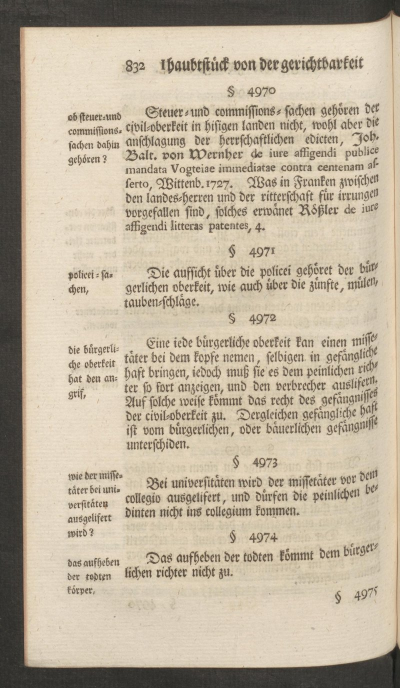
#> input picture tests/resources/estor_rechtsgelehrsamkeit02_1758_0880_800px.jpg, 800 x 1376 px (shown at 1/2 size); its folder holds only this picture in this run
$ python -i utils.py   (imports and definitions only)
#> lines starting #> are read from the running program, lines starting #| are printed output that depends on the picture; after the words box and inside, x2 and y2 are one past the last pixel; in counts of white or black regions, pixels touching at a corner belong together
#> further down, picture is the input picture: shape (1376, 800, 3); mean B, G, R 157.4, 177.7, 190.3
import os
import cv2
import numpy as np
import seaborn as sns
from scipy.ndimage.interpolation import map_coordinates
from scipy.ndimage.filters import gaussian_filter
import random
from tqdm import tqdm
import imutils
import math
from tensorflow.keras.utils import to_categorical
from PIL import Image, ImageEnhance


# [323 lines left out: functions return_shuffled_channels, return_binary_image_with_red_textlines, return_binary_image_with_given_rgb_background, return_binary_image_with_given_rgb_background_and_given_foreground_rgb, return_binary_image_with_given_rgb_background_red_textlines, return_image_with_red_elements and 12 more, not called in this run]


def resize_image(seg_in, input_height, input_width):
    return cv2.resize(seg_in, (input_width, input_height), interpolation=cv2.INTER_NEAREST)


# [87 lines left out: functions get_one_hot, IoU, generate_arrays_from_folder_reading_order, data_gen, not called in this run]


def otsu_copy(img):
    img_r = np.zeros(img.shape)
    img1 = img[:, :, 0]
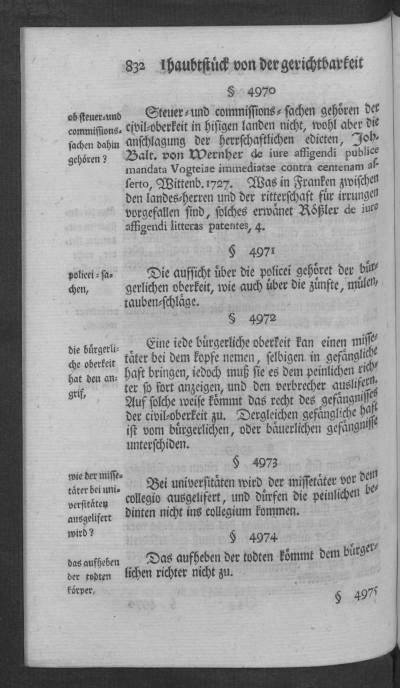
#> img1: shape (1376, 800) (shown at 1/2 size); min 13, max 213, mean 157.4
    img2 = img[:, :, 1]
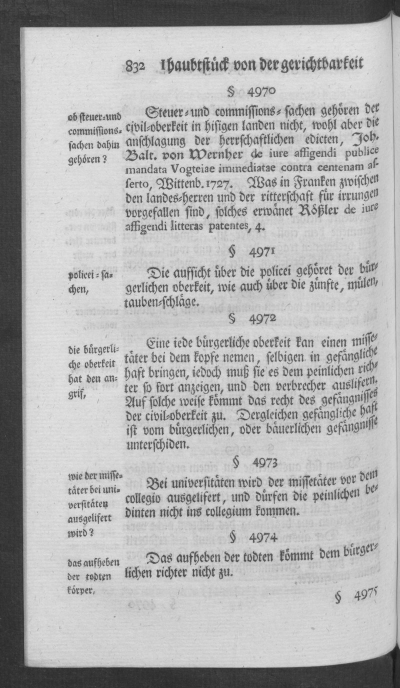
#> img2: shape (1376, 800) (shown at 1/2 size); min 18, max 235, mean 177.7
    img3 = img[:, :, 2]
    _, threshold1 = cv2.threshold(img1, 0, 255, cv2.THRESH_BINARY + cv2.THRESH_OTSU)
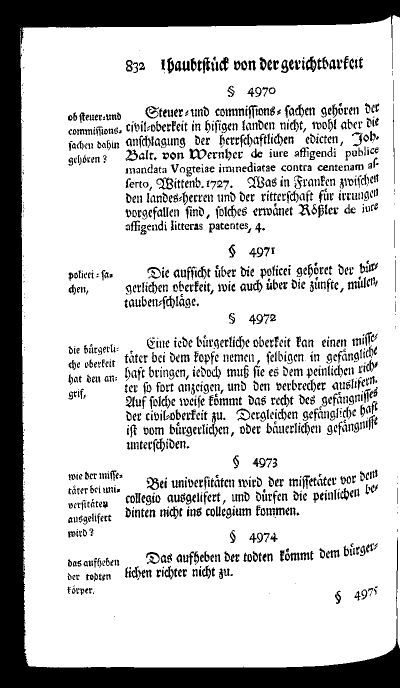
#> threshold1: shape (1376, 800) (shown at 1/2 size); 79.4% white; 1532 black regions (302 under 20 px), largest, box (x1, y1, x2, y2) and area: (0, 0, 800, 1376) 135316, (379, 297, 413, 320) 331, (611, 113, 633, 144) 323
    _, threshold2 = cv2.threshold(img2, 0, 255, cv2.THRESH_BINARY + cv2.THRESH_OTSU)
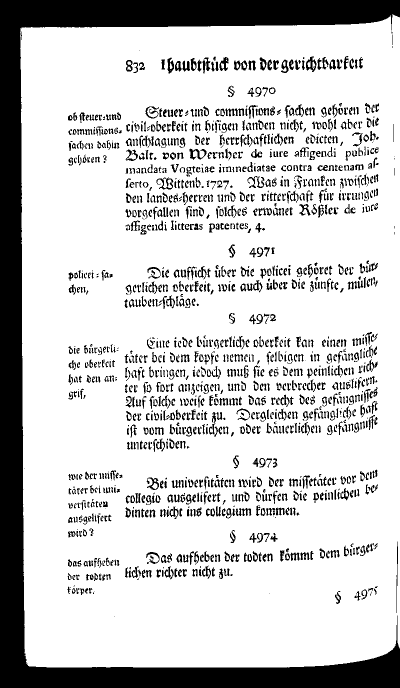
#> threshold2: shape (1376, 800) (shown at 1/2 size); 79.9% white; 1516 black regions (263 under 20 px), largest, box (x1, y1, x2, y2) and area: (0, 0, 800, 1376) 134404, (379, 297, 413, 320) 320, (612, 113, 633, 144) 314
    _, threshold3 = cv2.threshold(img3, 0, 255, cv2.THRESH_BINARY + cv2.THRESH_OTSU)
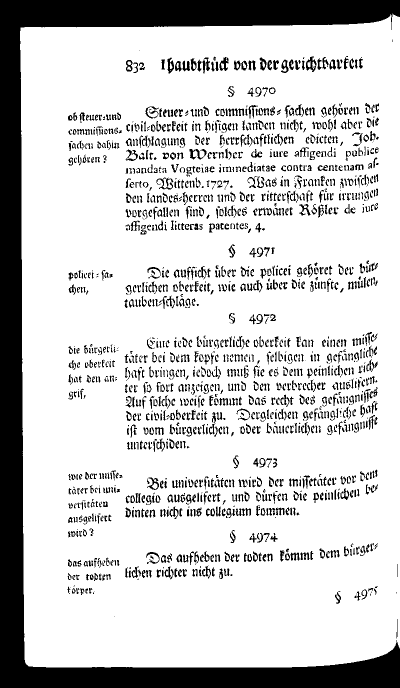
#> threshold3: shape (1376, 800) (shown at 1/2 size); 80.5% white; 1638 black regions (326 under 20 px), largest, box (x1, y1, x2, y2) and area: (0, 0, 800, 1376) 133723, (612, 113, 633, 144) 308, (379, 298, 413, 319) 307
    img_r[:, :, 0] = threshold1
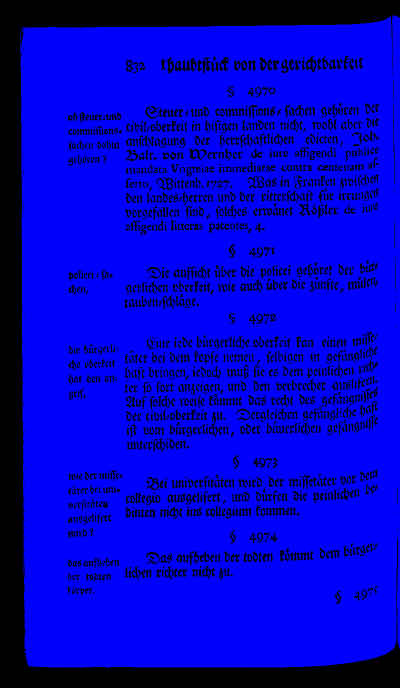
#> img_r: shape (1376, 800, 3) float64 (shown at 1/2 size); mean of channels 0, 1, 2 202.4, 0, 0; drawn as B, G, R
    img_r[:, :, 1] = threshold1
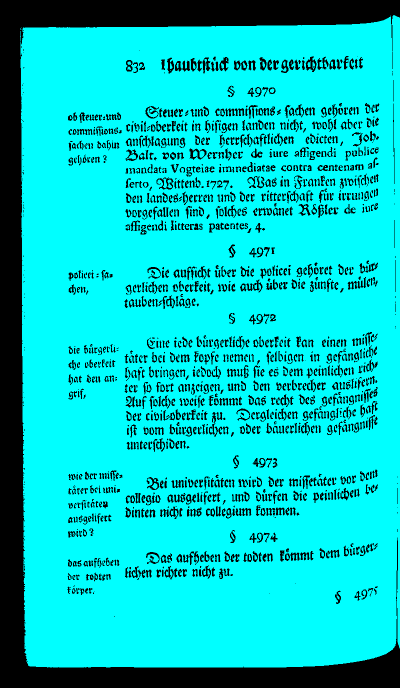
#> img_r: shape (1376, 800, 3) float64 (shown at 1/2 size); mean of channels 0, 1, 2 202.4, 202.4, 0; drawn as B, G, R
    img_r[:, :, 2] = threshold1
    return img_r


# [522 lines left out: functions get_patches, do_padding_white, do_degrading, do_padding_black, do_padding_label, do_padding and 3 more, not called in this run]

>>> import cv2
>>> picture = cv2.imread('tests/resources/estor_rechtsgelehrsamkeit02_1758_0880_800px.jpg')
>>> result = otsu_copy(picture)

$ run again, on tests/resources/kant_aufklaerung_1784_0020.tif
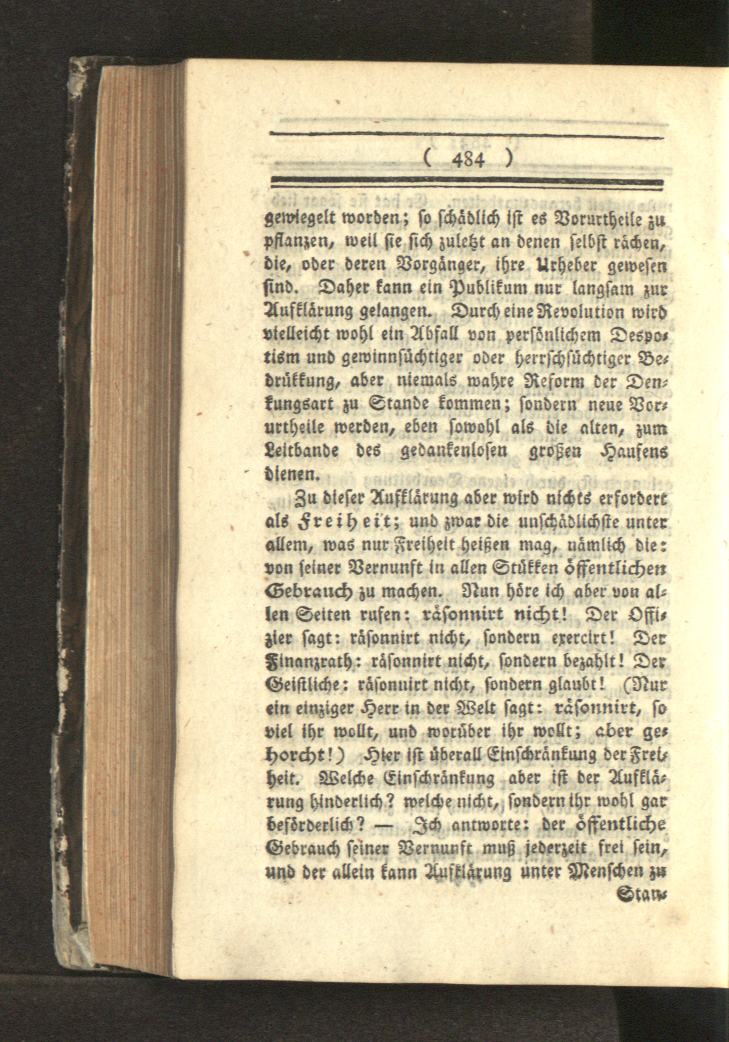
#> input picture tests/resources/kant_aufklaerung_1784_0020.tif, 1457 x 2084 px (shown at 1/2 size)
#> picture is the input picture: shape (2084, 1457, 3); mean B, G, R 140, 166.4, 177.3
#> in otsu_copy, `_, threshold1 = cv2.threshold(img1, 0, 255, cv2.THRESH_BINARY + cv2.TH..`:
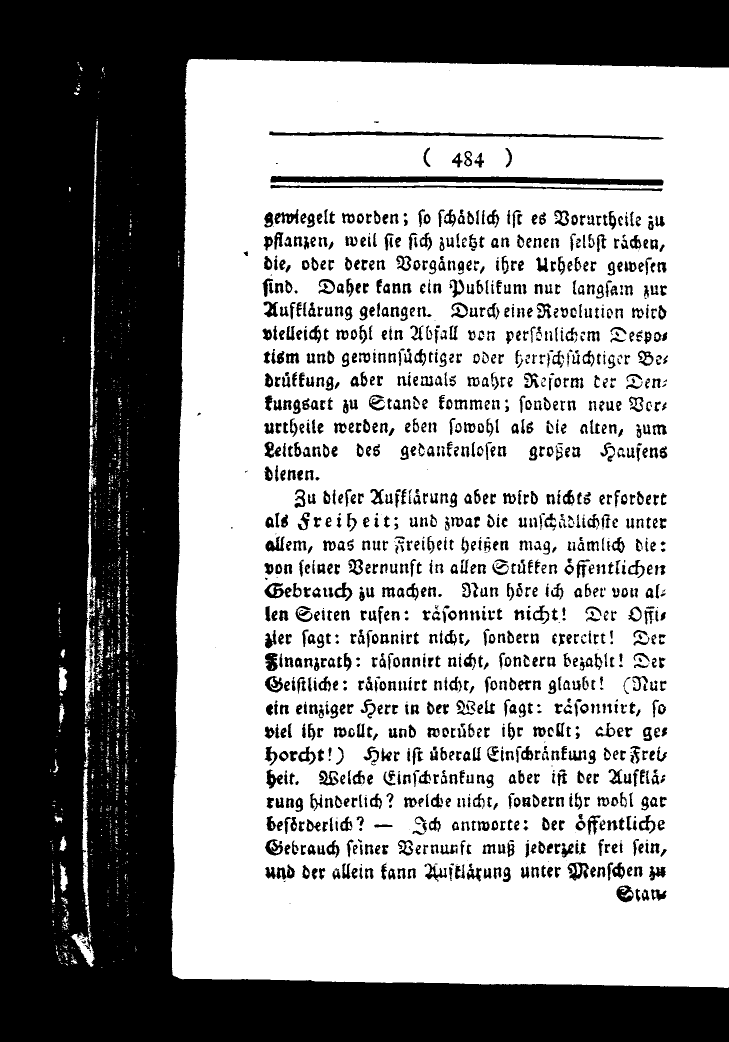
#> threshold1: shape (2084, 1457) (shown at 1/2 size); 59.8% white; 1475 black regions (202 under 20 px), largest, box (x1, y1, x2, y2) and area: (0, 0, 1457, 2084) 994524, (541, 352, 1327, 371) 8967, (538, 263, 1327, 279) 4471
#> threshold2: shape (2084, 1457); 61.7% white; 2050 black regions (732 under 20 px), largest, box (x1, y1, x2, y2) and area: (0, 0, 1457, 2084) 914446, (541, 352, 1328, 371) 8942, (539, 262, 1328, 279) 4436
#> threshold3: shape (2084, 1457); 66.8% white; 2482 black regions (1094 under 20 px), largest, box (x1, y1, x2, y2) and area: (0, 0, 1457, 2084) 778514, (542, 352, 1328, 371) 8801, (540, 263, 1328, 279) 4276
#> in otsu_copy, `img_r[:, :, 1] = threshold1`:
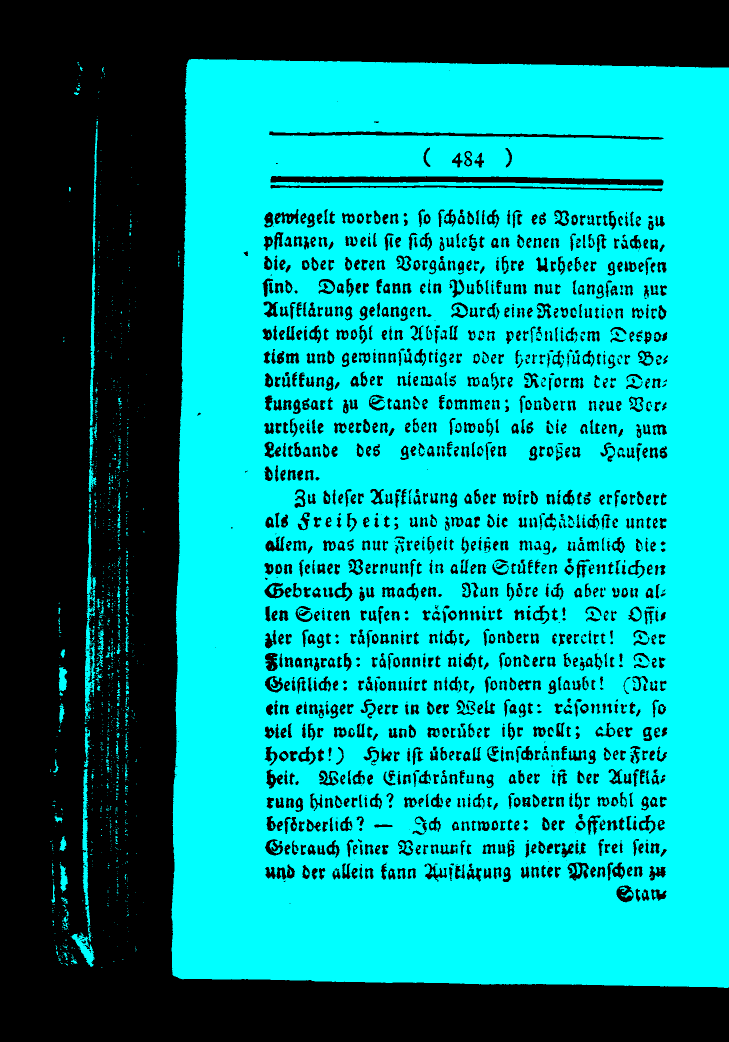
#> img_r: shape (2084, 1457, 3) float64 (shown at 1/2 size); mean of channels 0, 1, 2 152.4, 152.4, 0; drawn as B, G, R
